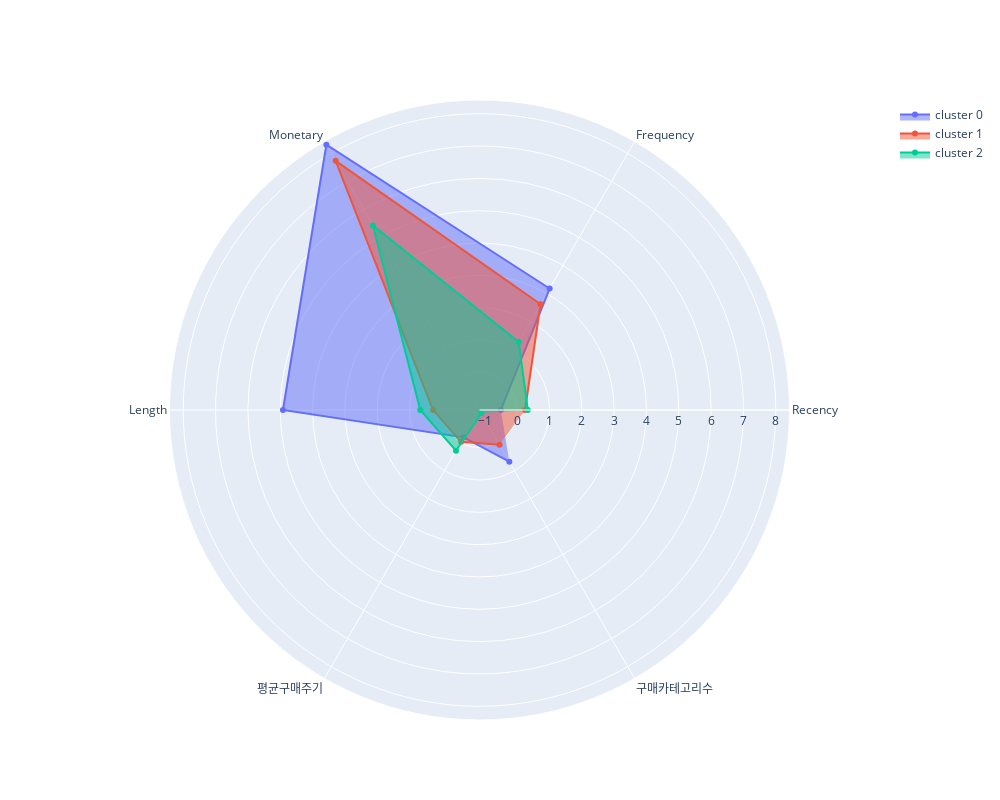
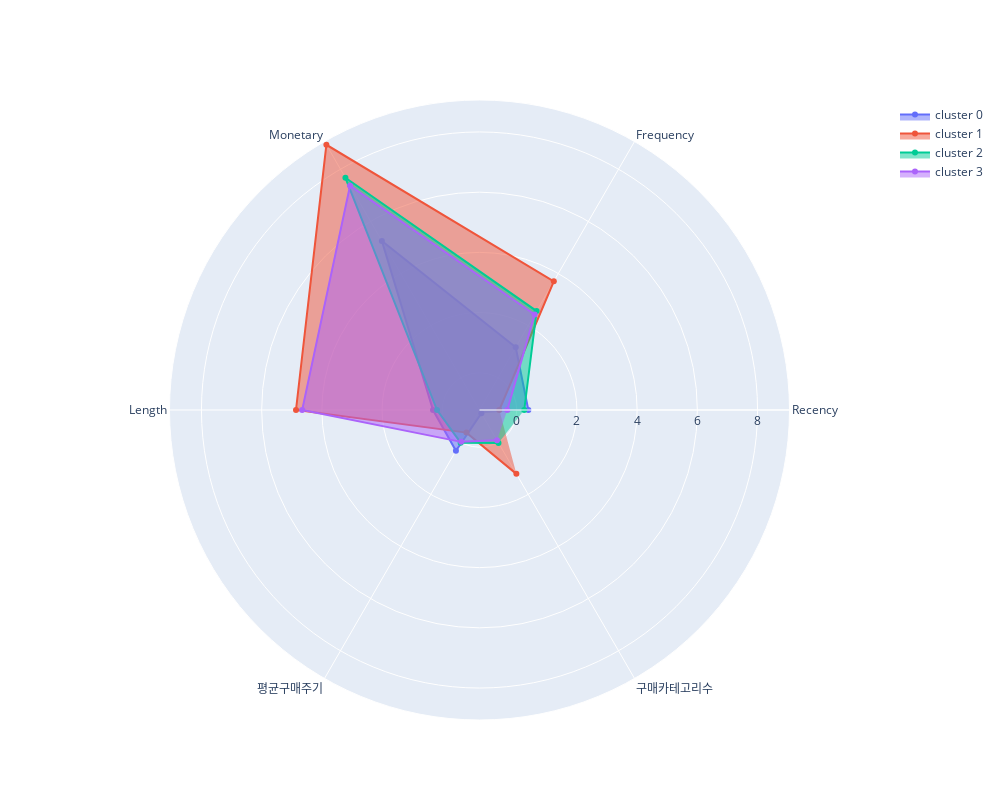
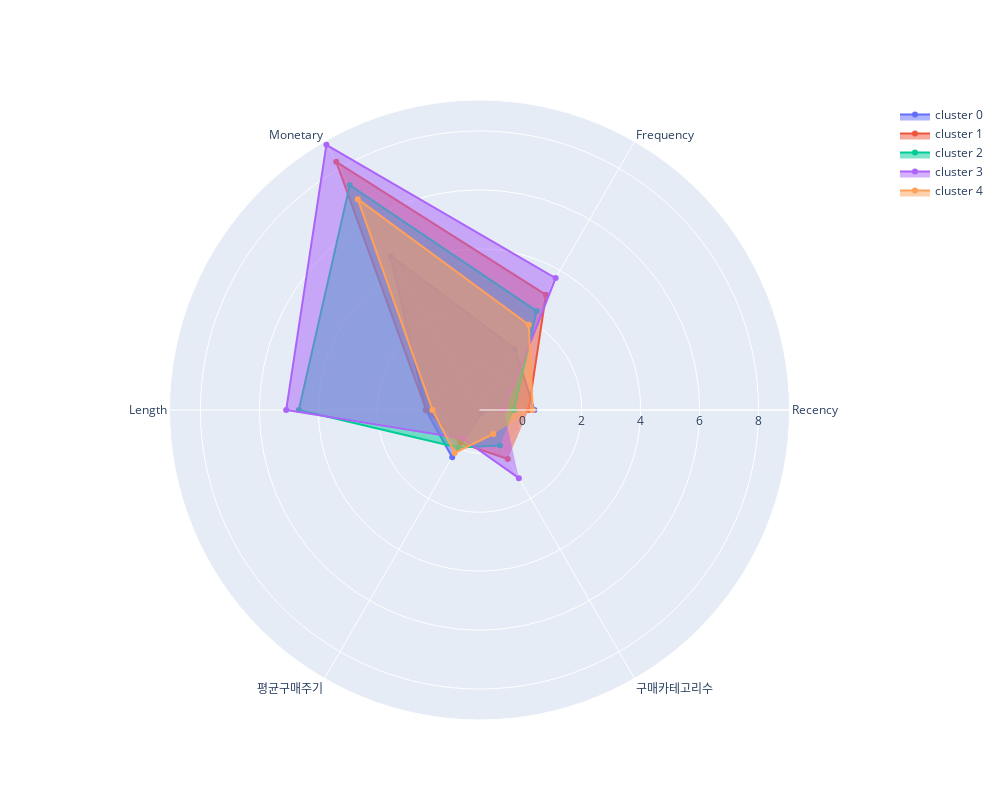
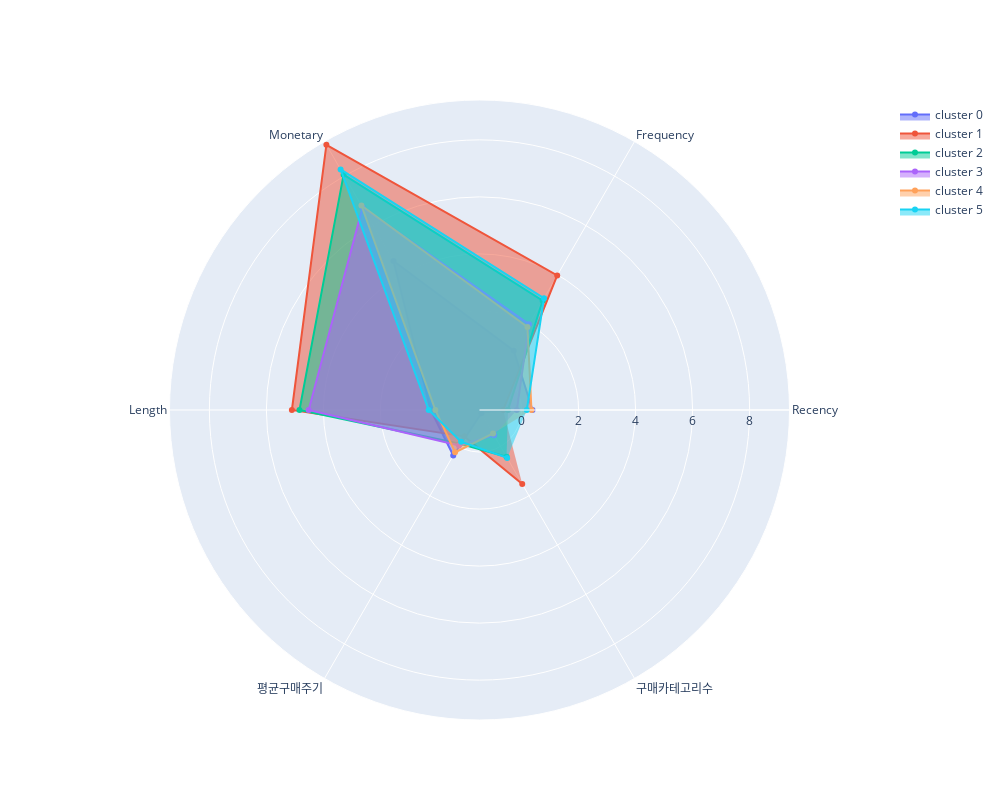

Notebook source saved alongside these figures, in order:
### Code cell
for cols in cols_groups:
    for k in range(3, 10):
        kmeans = KMeans(n_clusters=k, random_state=42, init='random').fit(core.iloc[:, :23])
        c = Counter()
        c.update(kmeans.labels_)

        core[f'k_{k}_labels'] = kmeans.labels_

        df_centroids = pd.DataFrame(kmeans.cluster_centers_, columns=core.iloc[:, :23].columns)
        label_counts = [c[x] for x in df_centroids.index]
        df_centroids['size'] = label_counts

        plot_radar_from_centroid(df_centroids, cols)

### Figure 1 — Plotly figure (JSON) as saved in the notebook; plotly's stock layout.template omitted (floating-point values rounded to 4 significant figures)
{"data": [{"fill": "toself", "name": "cluster 0", "r": [-0.5036, 3.175, 8.308, 4.916, -0.1857, 0.6824], "theta": ["Recency", "Frequency", "Monetary", "Length", "평균구매주기", "구매카테고리수"], "type": "scatterpolar"}, {"fill": "toself", "name": "cluster 1", "r": [0.2448, 2.613, 7.734, 0.2746, -0.02577, 0.07817], "theta": ["Recency", "Frequency", "Monetary", "Length", "평균구매주기", "구매카테고리수"], "type": "scatterpolar"}, {"fill": "toself", "name": "cluster 2", "r": [0.3322, 1.264, 5.428, 0.6696, 0.2913, -1.047], "theta": ["Recency", "Frequency", "Monetary", "Length", "평균구매주기", "구매카테고리수"], "type": "scatterpolar"}], "layout": {"autosize": false, "height": 800, "width": 1000}}

### Figure 2 — Plotly figure (JSON) as saved in the notebook; plotly's stock layout.template omitted (floating-point values rounded to 4 significant figures)
{"data": [{"fill": "toself", "name": "cluster 0", "r": [0.3864, 1.171, 5.248, 0.3086, 0.3289, -1.112], "theta": ["Recency", "Frequency", "Monetary", "Length", "평균구매주기", "구매카테고리수"], "type": "scatterpolar"}, {"fill": "toself", "name": "cluster 1", "r": [-0.5792, 3.7, 8.937, 4.859, -0.3692, 1.213], "theta": ["Recency", "Frequency", "Monetary", "Length", "평균구매주기", "구매카테고리수"], "type": "scatterpolar"}, {"fill": "toself", "name": "cluster 2", "r": [0.2497, 2.559, 7.671, 0.1738, 0.01634, 0.02516], "theta": ["Recency", "Frequency", "Monetary", "Length", "평균구매주기", "구매카테고리수"], "type": "scatterpolar"}, {"fill": "toself", "name": "cluster 3", "r": [-0.3126, 2.425, 7.365, 4.654, -0.01433, -0.07209], "theta": ["Recency", "Frequency", "Monetary", "Length", "평균구매주기", "구매카테고리수"], "type": "scatterpolar"}], "layout": {"autosize": false, "height": 800, "width": 1000}}

### Figure 3 — Plotly figure (JSON) as saved in the notebook; plotly's stock layout.template omitted (floating-point values rounded to 4 significant figures)
{"data": [{"fill": "toself", "name": "cluster 0", "r": [0.394, 0.9289, 4.558, 0.3565, 0.3817, -1.343], "theta": ["Recency", "Frequency", "Monetary", "Length", "평균구매주기", "구매카테고리수"], "type": "scatterpolar"}, {"fill": "toself", "name": "cluster 1", "r": [0.1948, 3.042, 8.255, 0.3378, -0.1796, 0.4509], "theta": ["Recency", "Frequency", "Monetary", "Length", "평균구매주기", "구매카테고리수"], "type": "scatterpolar"}, {"fill": "toself", "name": "cluster 2", "r": [-0.2979, 2.408, 7.338, 4.661, -0.0002998, -0.08188], "theta": ["Recency", "Frequency", "Monetary", "Length", "평균구매주기", "구매카테고리수"], "type": "scatterpolar"}, {"fill": "toself", "name": "cluster 3", "r": [-0.6474, 3.698, 8.923, 5.09, -0.349, 1.201], "theta": ["Recency", "Frequency", "Monetary", "Length", "평균구매주기", "구매카테고리수"], "type": "scatterpolar"}, {"fill": "toself", "name": "cluster 4", "r": [0.3373, 1.873, 6.793, 0.124, 0.2151, -0.5295], "theta": ["Recency", "Frequency", "Monetary", "Length", "평균구매주기", "구매카테고리수"], "type": "scatterpolar"}], "layout": {"autosize": false, "height": 800, "width": 1000}}

### Figure 4 — Plotly figure (JSON) as saved in the notebook; plotly's stock layout.template omitted (floating-point values rounded to 4 significant figures)
{"data": [{"fill": "toself", "name": "cluster 0", "r": [0.3837, 0.9261, 4.559, 0.2375, 0.3653, -1.344], "theta": ["Recency", "Frequency", "Monetary", "Length", "평균구매주기", "구매카테고리수"], "type": "scatterpolar"}, {"fill": "toself", "name": "cluster 1", "r": [-0.6467, 3.977, 9.267, 5.106, -0.4077, 1.523], "theta": ["Recency", "Frequency", "Monetary", "Length", "평균구매주기", "구매카테고리수"], "type": "scatterpolar"}, {"fill": "toself", "name": "cluster 2", "r": [-0.4757, 2.955, 8.057, 4.839, -0.1053, 0.4193], "theta": ["Recency", "Frequency", "Monetary", "Length", "평균구매주기", "구매카테고리수"], "type": "scatterpolar"}, {"fill": "toself", "name": "cluster 3", "r": [-0.1656, 1.998, 6.729, 4.517, -0.03482, -0.4508], "theta": ["Recency", "Frequency", "Monetary", "Length", "평균구매주기", "구매카테고리수"], "type": "scatterpolar"}, {"fill": "toself", "name": "cluster 4", "r": [0.3478, 1.889, 6.809, 0.07307, 0.238, -0.523], "theta": ["Recency", "Frequency", "Monetary", "Length", "평균구매주기", "구매카테고리수"], "type": "scatterpolar"}, {"fill": "toself", "name": "cluster 5", "r": [0.1837, 3.05, 8.269, 0.3081, -0.1873, 0.4651], "theta": ["Recency", "Frequency", "Monetary", "Length", "평균구매주기", "구매카테고리수"], "type": "scatterpolar"}], "layout": {"autosize": false, "height": 800, "width": 1000}}
